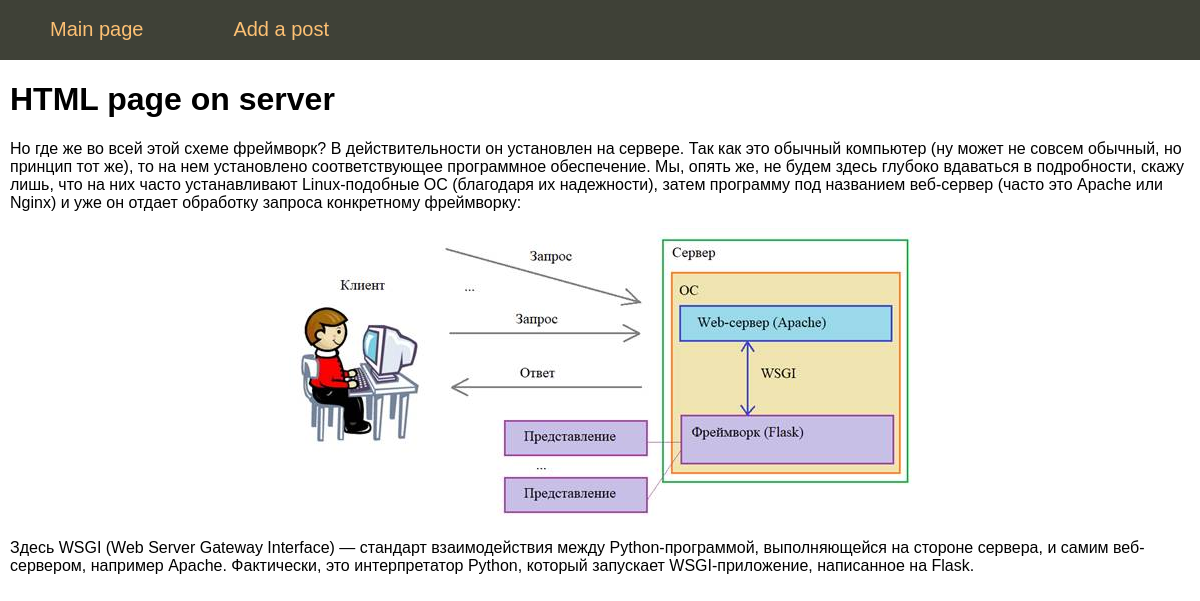
The page /post/framework-flask-intro2 on the database its author committed.
### tables this page shows
CREATE TABLE mainmenu (
id integer PRIMARY KEY AUTOINCREMENT,
title text NOT NULL,
url text NOT NULL
);

CREATE TABLE posts (
id integer PRIMARY KEY AUTOINCREMENT,
title text NOT NULL,
text text NOT NULL,
url text NOT NULL,
time integer NOT NULL
);

### flsite.py (the view)
@app.route("/post/<alias>")
def showPost(alias):
    db = get_db()
    dbase = FDataBase(db)
    title, post = dbase.getPost(alias)
    if not title:
        abort(404)
    return render_template('post.html', menu=dbase.getMenu(), title=title, post=post)

### FDataBase.py (called while the page is built)
    def getMenu(self):
        sql = '''SELECT * FROM mainmenu'''
        try:
            self.__cur.execute(sql)
            res = self.__cur.fetchall()
            if res: return res
        except:
            print("Error reading from database")
        return []

    def getPost(self, alias):
        try:
            self.__cur.execute(f"SELECT title, text FROM posts WHERE url LIKE '{alias}' LIMIT 1")
            res = self.__cur.fetchone()
            if res:
                return (res)
        except sqlite3.Error as e:
            print("Ошибка получения статьи из БД " + str(e))
        return (False, False)

### flsite.py (called while the page is built)
def connect_db():
    conn = sqlite3.connect(app.config['DATABASE'])
    conn.row_factory = sqlite3.Row
    return conn

def get_db():
    if not hasattr(g, 'link_db'):
        g.link_db = connect_db()
    return g.link_db

### templates/post.html (shortened to what this page needs)
{% extends 'base.html' %}
{% block content %}
{{ super() }}
{{ post | safe }}
{% endblock %}

### templates/base.html (shortened to what this page needs)
<!DOCTYPE html>
<html lang="en">
<head>
<link type="text/css" href="{{ url_for('static', filename='css/styles.css')}}" rel="stylesheet" />
</head>
<body>
{% block content -%}
        {%- block mainmenu -%}
<ul class="mainmenu">
{% for p in menu %}
<li><a href="{{p.url}}">{{p.title}}</a></li>
{% endfor %}
</ul>
        {% endblock mainmenu -%}
<div class="content">
        {% if title -%}
<h1>{{title}}</h1>
        {% else -%}
<h1>About Flask</h1>
        {% endif -%}
{% endblock -%}
</div>
</body>
</html>

### static/css/styles.css (style rules this page uses)
html, body { font-family: 'Arial'; margin: 0; padding: 0; height: 100%; width: 100%; }
a { color: #0059b2; text-decoration: none; }
ul.mainmenu { list-style: none; background: #3F4137; height: 60px; margin: 0; padding: 0; color: #fdc073; font-size: 20px; overflow: hidden; }
ul.mainmenu li { float: left; margin: 18px 40px 0 50px; }
ul.mainmenu li a { color: #fdc073; text-decoration: none; }
div.content { margin: 10px; }

### rows shown on the page
mainmenu: title "Main page"
mainmenu: title "Add a post"
posts: title "HTML page on server", text "Но где же во всей этой схеме фреймворк? В действительности он установлен на сервере. Так как это обычный компьютер (ну может не совсем обычный, но принцип тот же), то на нем установлено соответствующее программное обеспечение. Мы, опять же, не будем здесь глубоко вдаваться в подробности, скажу лишь, что на них часто устанавливают Linux-подобные ОС (благодаря их надежности), затем программу под названием веб-сервер (часто это Apache или Nginx) и уже он отдает обработку запроса конкретному фреймворку: Здесь WSGI (Web Server Gateway Interface) — стандарт взаимодействия между Python-программой, выполняющейся на стороне сервера, и самим веб-сервером, например Apache. Фактически, это…", text (picture)
